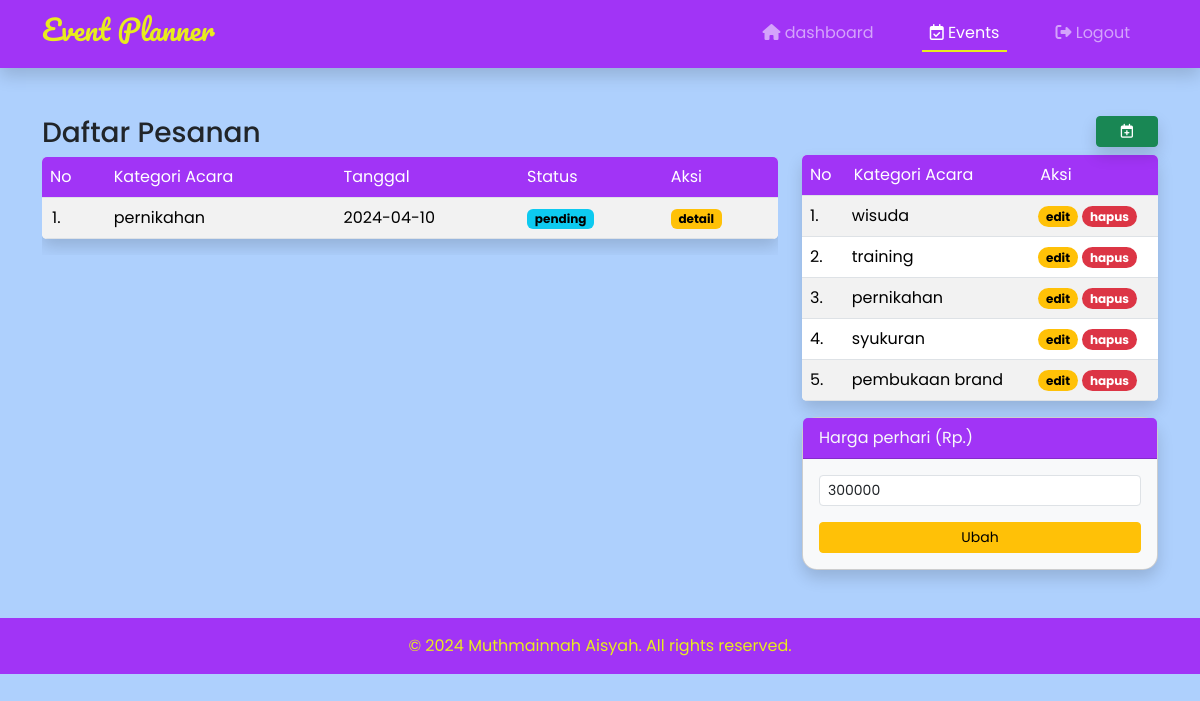
Screenshot of /admin/events.php (signed in) with the database file from the repository.
### tables this page shows
CREATE TABLE `event` (
  `id` int(11) NOT NULL,
  `id_user` int(11) NOT NULL,
  `nama` varchar(255) NOT NULL,
  `no_hp` varchar(100) NOT NULL,
  `jenis_acara` varchar(150) NOT NULL,
  `tanggal_mulai` date NOT NULL,
  `tanggal_selesai` date NOT NULL,
  `total_biaya` int(11) NOT NULL,
  `deskripsi_acara` text NOT NULL,
  `gambar` varchar(255) NOT NULL,
  `konfirmasi` varchar(100) NOT NULL
);

CREATE TABLE `kategori` (
  `id` int(11) NOT NULL,
  `kategori` varchar(100) NOT NULL
);

CREATE TABLE `tempat_event` (
  `id` int(11) NOT NULL,
  `id_admin` int(11) NOT NULL,
  `harga` int(11) NOT NULL
);

### admin/events.php (the view, shortened to what this page needs)
<?php
require '../koneksi.php';
$title = "Events";
?>
<!DOCTYPE html>
<html lang="en">
<head>
    <link href="https://cdn.jsdelivr.net/npm/bootstrap@5.3.3/dist/css/bootstrap.min.css" rel="stylesheet">
    <link rel="stylesheet" href="https://cdnjs.cloudflare.com/ajax/libs/font-awesome/6.0.0-beta3/css/all.min.css">
    <link rel="stylesheet" href="../css/style.css">
    <link rel="stylesheet" href="../css/admin.css">
</head>
<body>
    <?php include "partials/navbar.php" ?>
    <div class="container mt-5">
        <div class="row">
            <div class="col-md-8">
                <h3 class="mb-2">Daftar Pesanan</h3>
                <div class="overflow-x-auto">
                    <table class="table table-custom table-striped table-hover shadow table-responsive">
                        <thead>
                            <tr class="text-light">
                                <td scope="col" class="px-2">No</td>
                                <td scope="col">Kategori Acara</td>
                                <td scope="col">Tanggal</td>
                                <td scope="col">Status</td>
                                <td scope="col">Aksi</td>
                            </tr>
                        </thead>
                        <tbody>
                            <?php
                                $sql = mysqli_query($koneksi, "SELECT * FROM event ORDER BY id DESC");
                                $no = 0;
                                while($data = mysqli_fetch_array($sql)) {
                                    $no++
                            ?>
                            <tr>
                                <td><?=$no?>.</td>
                                <td><?=$data['jenis_acara']?></td>
                                <td><?=$data['tanggal_mulai']?></td>
                                <td>
                                    <?=$data['konfirmasi'] == "konfir" ? "<span class='badge text-bg-success'>disetujui</span>" : "<span class='badge text-bg-info'>pending</span>"?>
                                </td>
                                <td>
                                    <a href="#" class="badge text-bg-warning text-decoration-none" data-bs-toggle="modal" data-bs-target="#detail-modal-<?=$data['id']?>">detail</a>
                                </td>
                            </tr>
                            <?php } ?>
                        </tbody>
                    </table>
                </div>
            </div>
            <div class="col-md-4">
                <div class="row justify-content-end mb-2">
                    <div class="col-md-auto">
                        <a class="btn btn-sm btn-success px-4 shadow" data-bs-toggle="modal" data-bs-target="#kategori-modal" title="Tambah kategori"><i class="fa-regular fa-calendar-plus"></i></a>
                    </div>
                </div>
                <table class="table table-striped table-hover shadow">
                    <thead>
                        <tr class="text-light">
                            <td scope="col" class="px-2">No</td>
                            <td scope="col">Kategori Acara</td>
                            <td scope="col">Aksi</td>
                        </tr>
                    </thead>
                    <tbody>
                        <?php
                        $sql = mysqli_query($koneksi, "SELECT * FROM kategori");
                        $no=0;
                        while($data = mysqli_fetch_array($sql)) {
                            $no++;
                        ?>
                        <tr>
                            <td scope="row" class="px-2"><?=$no?>.</td>
                            <td class="px-2"><?=$data['kategori']?></td>
                            <td class="px-2">
                                <a href="#" class="badge rounded-pill text-bg-warning text-decoration-none" data-bs-toggle="modal" data-bs-target="#edit-modal-<?=$data['id']?>">edit</a>
                                <a href="action.php?act=hapus&id=<?=$data['id']?>" class="badge rounded-pill text-bg-danger text-decoration-none" onclick="return confirm('Apakah Anda yakin ingin menghapus kategori dari daftar?')">hapus</a>
                            </td class="px-2">
                        </tr>
                        <?php } ?>
                    </tbody>
                </table>
                <div class="card shadow bg-light">
                    <div class="card-header bg-prpl text-light">Harga perhari (Rp.)</div>
                    <div class="card-body">
                        <?php
                        $sql = mysqli_query($koneksi, "SELECT * FROM tempat_event WHERE id_admin='$_SESSION[id]'");
                        if(mysqli_num_rows($sql) <= 0) {
                            $harga = 0;
                        } else {
                            $data = mysqli_fetch_array($sql);
                            $harga = $data['harga'];
                        }
                        ?>
                        <form action="action.php" method="post">
                            <input type="number" class="form-control form-control-sm mb-3" name="harga_perjam" value="<?=$harga?>" required>
                            <div class="d-grid">
                                <input type="submit" class="btn btn-warning btn-sm" value="Ubah" id="btn-ubah-harga" name="ubah_harga">
                            </div>
                        </form>
                    </div>
                </div>
            </div>
        </div>
    </div>
    <footer class="footer mt-5 py-3">
        <div class="container text-center">
            <span class="copy">&copy; 2024 Muthmainnah Aisyah. All rights reserved.</span>
        </div>
    </footer>
</body>
</html>

### admin/partials/navbar.php (shortened to what this page needs)
<header class="header">
    <nav class="navbar navbar-expand-lg shadow navbar-dark">
    <div class="container">
        <a class="navbar-brand" href="#"><h3 class="logo">Event Planner</h3></a>
        <div class="collapse navbar-collapse" id="navbarNavAltMarkup">
            <div class="navbar-nav ms-auto">
                <a class="nav-link <?= $title === "Dashboard" ? "active" : "" ?>" aria-current="page" href="admin.php"><i class="fa-solid fa-house"></i> dashboard</a>
                <a class="nav-link <?= $title === "Events" ? "active" : "" ?>" href="events.php"><i class="fa-regular fa-calendar-check"></i> Events</a>
                <a class="nav-link" href="logout.php" onclick="return confirm('Apakah Anda yakin ingin keluar aplikasi sekarang?')"><i class="fa-solid fa-right-from-bracket"></i> Logout</a>
            </div>
        </div>
    </div>
    </nav>
</header>

### css/style.css (style rules this page uses)
.logo { font-family: "Pacifico", cursive; font-weight: 400; font-style: normal; color: #e8ec1e; float: left; }
body { font-family: "Poppins", sans-serif !important; background-color: #aed0fd; }
html { scroll-behavior: smooth; }
.navbar { background-color: #a134f6; }
.card { background-color: #FB88B4; border-radius: 15px; }
.footer { background-color: #a134f6; }
.copy { color: #e8ec1e !important; }

### css/admin.css (style rules this page uses)
.logo { font-family: "Pacifico", cursive; font-weight: 400; font-style: normal; color: #e8ec1e; float: left; }
body { font-family: "Poppins", sans-serif !important; background-color: #aed0fd; }
html { scroll-behavior: smooth; }
.navbar { background-color: #a134f6; }
.navbar a.nav-link { margin-inline: 20px; padding: 5px; }
.navbar a.nav-link.active { border-bottom: 2px solid #E8EC1E; }
.table { background-color: #F8F9FA; overflow: hidden; padding-inline: 20px; border-radius: 5px; }
.table thead tr td { background-color: #A134F6; color: #fff; }
.table tr td, .table tr th { padding-inline: 10px; }
.footer { background-color: #a134f6; }
.copy { color: #e8ec1e !important; }
.bg-prpl { background-color: #a134f6; }

### rows the page displays
event: jenis_acara "pernikahan", tanggal_mulai "2024-04-10", konfirmasi "pending"
kategori: kategori "wisuda"
kategori: kategori "training"
kategori: kategori "pernikahan"
kategori: kategori "syukuran"
kategori: kategori "pembukaan brand"
tempat_event: harga_perjam "300000"
